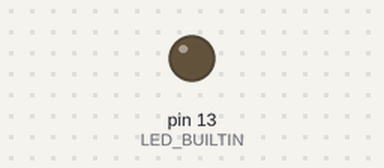
Recording of a sketch running on a simulated Arduino Uno, built with avr-gcc and run on an emulated ATmega328P. Shown: output pins drawn as LEDs (lit = HIGH).

Above: at 1.7 s.
At 5.3 s:
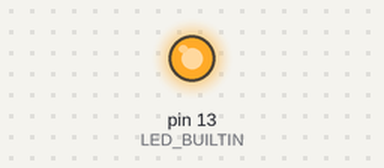
Timing chart, 0 to 5.6 s (numbered marks = the images above):
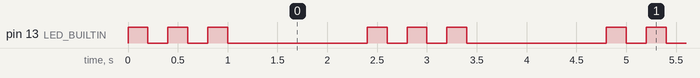

Measured:
- by itself, pin 13 (LED_BUILTIN): repeats every 2.4 s: 2 × (LOW 0.20 s, HIGH 0.20 s), LOW 1.4 s, HIGH 0.20 s
- by itself, everything shown: repeats every 2.4 s, in 6 steps

The sketch:

BlinkTest2.ino
```cpp
void setup() {
  // put your setup code here, to run once:
  pinMode(LED_BUILTIN,OUTPUT);
}

void loop() {
  // put your main code here, to run repeatedly:
  digitalWrite(LED_BUILTIN,HIGH);
  delay(200);
  digitalWrite(LED_BUILTIN,LOW);
  delay(200);

  digitalWrite(LED_BUILTIN,HIGH);
  delay(200);
  digitalWrite(LED_BUILTIN,LOW);
  delay(200);

  digitalWrite(LED_BUILTIN,HIGH);
  delay(200);
  digitalWrite(LED_BUILTIN,LOW);
  delay(200);

  delay(1200);
}
```
